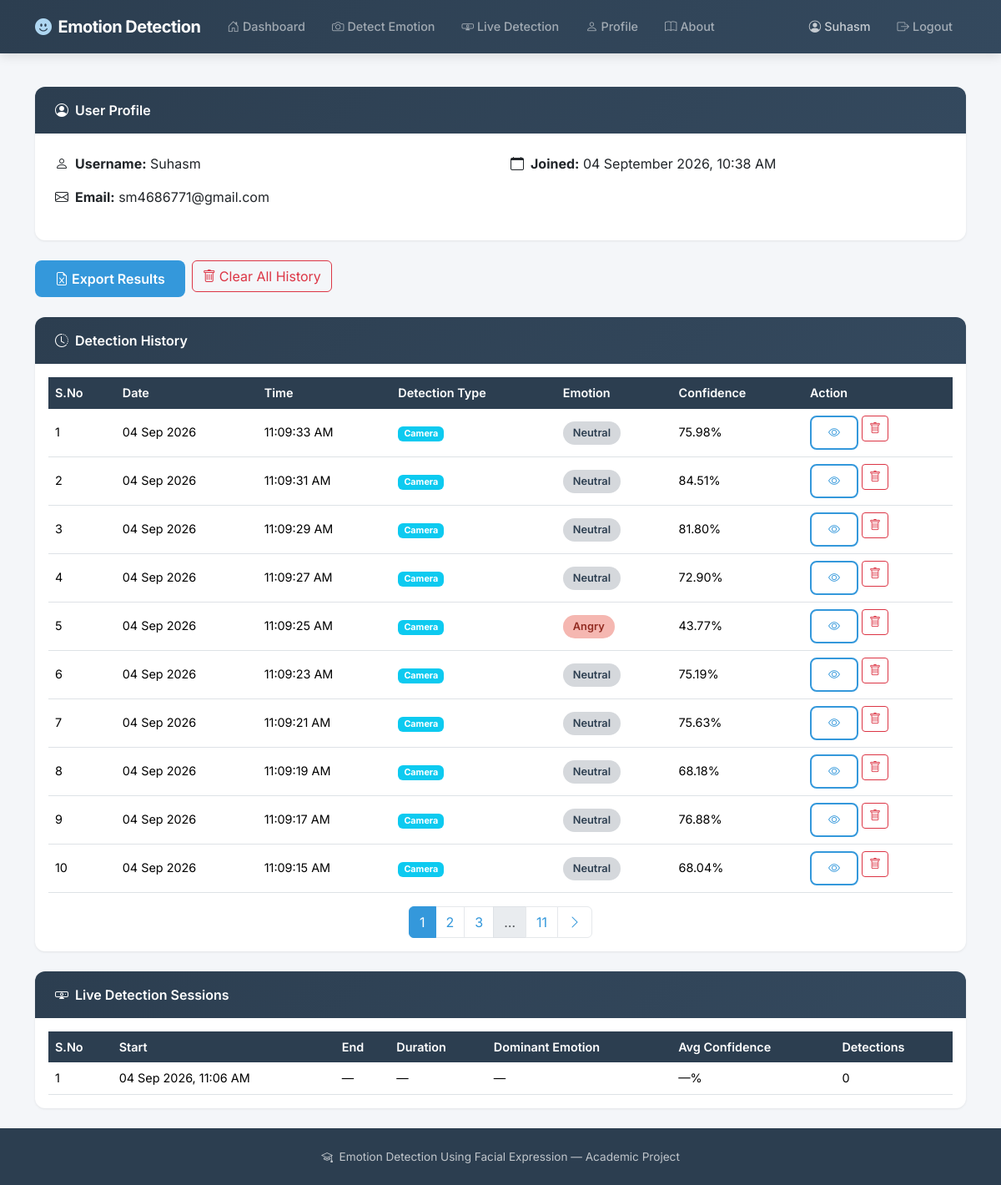
Screenshot of /profile (signed in) with the database file from the repository.
### models/user.py (models this page shows, shortened)
class User(UserMixin, db.Model):
    __tablename__ = 'users'
    id = db.Column(db.Integer, primary_key=True)
    username = db.Column(db.String(80), unique=True, nullable=False, index=True)
    email = db.Column(db.String(120), unique=True, nullable=False, index=True)
    password_hash = db.Column(db.String(256), nullable=False)
    created_at = db.Column(db.DateTime, default=lambda: datetime.now(timezone.utc))
    updated_at = db.Column(db.DateTime, default=lambda: datetime.now(timezone.utc),
                           onupdate=lambda: datetime.now(timezone.utc))
    detections = db.relationship('Detection', backref='user', lazy='dynamic',
                                 cascade='all, delete-orphan')
    live_sessions = db.relationship('LiveSession', backref='user', lazy='dynamic',
                                    cascade='all, delete-orphan')

### models/detection.py (models this page shows, shortened)
class Detection(db.Model):
    __tablename__ = 'detections'
    id = db.Column(db.Integer, primary_key=True)
    user_id = db.Column(db.Integer, db.ForeignKey('users.id'), nullable=False, index=True)
    detection_type = db.Column(db.String(20), nullable=False, default='image')
    emotion = db.Column(db.String(50), nullable=False)
    confidence = db.Column(db.Float, nullable=False)
    image_path = db.Column(db.String(500), nullable=True)
    detected_at = db.Column(db.DateTime, nullable=False,
                            default=lambda: datetime.now(timezone.utc))
    session_id = db.Column(db.String(100), nullable=True, index=True)
    face_count = db.Column(db.Integer, nullable=True, default=1)
    processing_time = db.Column(db.Float, nullable=True)

### models/live_session.py (models this page shows, shortened)
class LiveSession(db.Model):
    __tablename__ = 'live_sessions'
    id = db.Column(db.Integer, primary_key=True)
    user_id = db.Column(db.Integer, db.ForeignKey('users.id'), nullable=False, index=True)
    started_at = db.Column(db.DateTime, nullable=False)
    ended_at = db.Column(db.DateTime, nullable=True)
    duration_seconds = db.Column(db.Integer, nullable=True, default=0)
    dominant_emotion = db.Column(db.String(50), nullable=True)
    average_confidence = db.Column(db.Float, nullable=True)
    total_detections = db.Column(db.Integer, nullable=True, default=0)
    created_at = db.Column(db.DateTime, default=lambda: datetime.now(timezone.utc))

### routes/dashboard.py (the view)
@dashboard_bp.route('/profile')
@login_required
def profile():
    page = request.args.get('page', 1, type=int)
    per_page = 10
    detections = (
        Detection.query
        .filter_by(user_id=current_user.id)
        .order_by(Detection.detected_at.desc())
        .paginate(page=page, per_page=per_page, error_out=False)
    )
    live_sessions = (
        LiveSession.query
        .filter_by(user_id=current_user.id)
        .order_by(LiveSession.created_at.desc())
        .all()
    )
    return render_template('user_module.html',
                           detections=detections,
                           live_sessions=live_sessions)

### utils/emotion_predictor.py (called while the page is built)
    def is_available(self):
        return self._available

    def get_status_message(self):
        return self._status_message

### templates/user_module.html (shortened to what this page needs)
{% extends "base.html" %}
{% block content %}
<div class="card mb-4">
    <div class="card-header">
        <i class="bi bi-person-circle me-2"></i>User Profile
    </div>
    <div class="card-body p-4">
        <div class="row">
            <div class="col-md-6">
                <p><strong><i class="bi bi-person me-2"></i>Username:</strong> {{ current_user.username }}</p>
                <p><strong><i class="bi bi-envelope me-2"></i>Email:</strong> {{ current_user.email }}</p>
            </div>
            <div class="col-md-6">
                <p><strong><i class="bi bi-calendar me-2"></i>Joined:</strong>
                    {{ current_user.created_at.strftime('%d %B %Y, %I:%M %p') if current_user.created_at else '—' }}
                </p>
            </div>
        </div>
    </div>
</div>
<div class="d-flex flex-wrap gap-2 mb-4">
    <a href="{{ url_for('export.export_results') }}" class="btn btn-accent">
        <i class="bi bi-file-earmark-excel me-1"></i>Export Results
    </a>
    <form method="POST" action="{{ url_for('detection.clear_history') }}"
          onsubmit="return confirm('Are you sure you want to clear ALL your detection history? This action cannot be undone.');">
        <button type="submit" class="btn btn-outline-danger">
            <i class="bi bi-trash me-1"></i>Clear All History
        </button>
    </form>
</div>
<div class="card mb-4">
    <div class="card-header">
        <i class="bi bi-clock-history me-2"></i>Detection History
    </div>
    <div class="card-body">
        {% if detections.items %}
        <div class="table-responsive">
            <table class="table history-table mb-0">
                <thead>
                    <tr>
                        <th>S.No</th>
                        <th>Date</th>
                        <th>Time</th>
                        <th>Detection Type</th>
                        <th>Emotion</th>
                        <th>Confidence</th>
                        <th>Action</th>
                    </tr>
                </thead>
                <tbody>
                    {% for d in detections.items %}
                    <tr>
                        <td>{{ (detections.page - 1) * detections.per_page + loop.index }}</td>
                        <td>{{ d.detected_at.strftime('%d %b %Y') if d.detected_at else '—' }}</td>
                        <td>{{ d.detected_at.strftime('%I:%M:%S %p') if d.detected_at else '—' }}</td>
                        <td>
                            <span class="badge bg-{{ 'primary' if d.detection_type == 'image' else 'info' }}">
                                {{ d.detection_type|capitalize }}
                            </span>
                        </td>
                        <td><span class="badge-emotion badge-{{ d.emotion }}">{{ d.emotion }}</span></td>
                        <td>{{ '%.2f'|format(d.confidence) }}%</td>
                        <td>
                            <div class="d-flex gap-1">
                                <a href="{{ url_for('detection.view_saved_result', detection_id=d.id) }}"
                                   class="btn btn-sm btn-outline-accent" title="View Result">
                                    <i class="bi bi-eye"></i>
                                </a>
                                <form method="POST" action="{{ url_for('detection.delete_result', detection_id=d.id) }}"
                                      onsubmit="return confirm('Delete this detection result?');" class="d-inline">
                                    <button type="submit" class="btn btn-sm btn-outline-danger" title="Delete">
                                        <i class="bi bi-trash"></i>
                                    </button>
                                </form>
                            </div>
                        </td>
                    </tr>
                    {% endfor %}
                </tbody>
            </table>
        </div>
        {% if detections.pages > 1 %}
        <nav class="mt-3">
            <ul class="pagination justify-content-center mb-0">
                {% for p in detections.iter_pages(left_edge=1, right_edge=1, left_current=2, right_current=2) %}
                    {% if p %}
                    <li class="page-item {{ 'active' if p == detections.page }}">
                        <a class="page-link" href="{{ url_for('dashboard.profile', page=p) }}">{{ p }}</a>
                    </li>
                    {% else %}
                    <li class="page-item disabled"><span class="page-link">…</span></li>
                    {% endif %}
                {% endfor %}
                {% if detections.has_next %}
                <li class="page-item">
                    <a class="page-link" href="{{ url_for('dashboard.profile', page=detections.next_num) }}">
                        <i class="bi bi-chevron-right"></i>
                    </a>
                </li>
                {% endif %}
            </ul>
        </nav>
        {% endif %}
        {% else %}
        <div class="empty-state">
            <i class="bi bi-inbox"></i>
            <h5>No emotion detection results yet</h5>
            <p>Your saved detection results will appear here.</p>
        </div>
        {% endif %}
    </div>
</div>
{% if live_sessions %}
<div class="card">
    <div class="card-header">
        <i class="bi bi-webcam me-2"></i>Live Detection Sessions
    </div>
    <div class="card-body">
        <div class="table-responsive">
            <table class="table history-table mb-0">
                <thead>
                    <tr>
                        <th>S.No</th>
                        <th>Start</th>
                        <th>End</th>
                        <th>Duration</th>
                        <th>Dominant Emotion</th>
                        <th>Avg Confidence</th>
                        <th>Detections</th>
                    </tr>
                </thead>
                <tbody>
                    {% for s in live_sessions %}
                    <tr>
                        <td>{{ loop.index }}</td>
                        <td>{{ s.started_at.strftime('%d %b %Y, %I:%M %p') if s.started_at else '—' }}</td>
                        <td>{{ s.ended_at.strftime('%d %b %Y, %I:%M %p') if s.ended_at else '—' }}</td>
                        <td>
                            {% if s.duration_seconds %}
                                {{ '%02d:%02d'|format(s.duration_seconds // 60, s.duration_seconds % 60) }}
                            {% else %}
                                —
                            {% endif %}
                        </td>
                        <td>
                            {% if s.dominant_emotion %}
                            <span class="badge-emotion badge-{{ s.dominant_emotion }}">{{ s.dominant_emotion }}</span>
                            {% else %}
                            —
                            {% endif %}
                        </td>
                        <td>{{ '%.2f'|format(s.average_confidence) if s.average_confidence else '—' }}%</td>
                        <td>{{ s.total_detections or 0 }}</td>
                    </tr>
                    {% endfor %}
                </tbody>
            </table>
        </div>
    </div>
</div>
{% endif %}
{% endblock %}

### templates/base.html (shortened to what this page needs)
<!DOCTYPE html>
<html lang="en">
<head>
    <link href="https://cdn.jsdelivr.net/npm/bootstrap@5.3.2/dist/css/bootstrap.min.css" rel="stylesheet">
    <link href="https://cdn.jsdelivr.net/npm/bootstrap-icons@1.11.2/font/bootstrap-icons.css" rel="stylesheet">
    <link href="{{ url_for('static', filename='css/style.css') }}" rel="stylesheet">
</head>
<body>
    <nav class="navbar navbar-expand-lg navbar-dark">
        <div class="container">
            <a class="navbar-brand" href="{{ url_for('dashboard.home') if current_user.is_authenticated else '#' }}">
                <i class="bi bi-emoji-smile-fill me-2"></i>Emotion Detection
            </a>
            <div class="collapse navbar-collapse" id="navbarNav">
                {% if current_user.is_authenticated %}
                <ul class="navbar-nav me-auto">
                    <li class="nav-item">
                        <a class="nav-link" href="{{ url_for('dashboard.home') }}">
                            <i class="bi bi-house-door me-1"></i>Dashboard
                        </a>
                    </li>
                    <li class="nav-item">
                        <a class="nav-link" href="{{ url_for('detection.detect_page') }}">
                            <i class="bi bi-camera me-1"></i>Detect Emotion
                        </a>
                    </li>
                    <li class="nav-item">
                        <a class="nav-link" href="{{ url_for('detection.live_detection_page') }}">
                            <i class="bi bi-webcam me-1"></i>Live Detection
                        </a>
                    </li>
                    <li class="nav-item">
                        <a class="nav-link" href="{{ url_for('dashboard.profile') }}">
                            <i class="bi bi-person me-1"></i>Profile
                        </a>
                    </li>
                    <li class="nav-item">
                        <a class="nav-link" href="{{ url_for('dashboard.conclusion') }}">
                            <i class="bi bi-book me-1"></i>About
                        </a>
                    </li>
                </ul>
                <ul class="navbar-nav">
                    <li class="nav-item">
                        <span class="nav-link text-light opacity-75">
                            <i class="bi bi-person-circle me-1"></i>{{ current_user.username }}
                        </span>
                    </li>
                    <li class="nav-item">
                        <a class="nav-link" href="{{ url_for('auth.logout') }}">
                            <i class="bi bi-box-arrow-right me-1"></i>Logout
                        </a>
                    </li>
                </ul>
                {% endif %}
            </div>
        </div>
    </nav>
    <main class="container py-4">
        {% block content %}{% endblock %}
    </main>
    <footer class="footer">
        <div class="container text-center">
            <p class="mb-0">
                <i class="bi bi-mortarboard me-1"></i>
                Emotion Detection Using Facial Expression — Academic Project
            </p>
        </div>
    </footer>
</body>
</html>

### static/css/style.css (style rules this page uses)
:root { --primary: #2C3E50; --primary-light: #34495E; --primary-lighter: #5D6D7E; --accent: #3498DB; --accent-hover: #2980B9; --accent-light: #AED6F1; --success: #27AE60; --success-light: #A9DFBF; --warning: #F39C12; --warning-light: #FAD7A0; --danger: #E74C3C; --danger-light: #F5B7B1; --info: #17A2B8; --bg-body: #F4F6F9; --bg-card: #FFFFFF; --bg-dark: #1A252F; --text-primary: #2C3E50; --text-secondary: #5D6D7E; --text-muted: #95A5A6; --border-color: #E5E8EB; --shadow-sm: 0 1px 3px rgba(0, 0, 0, 0.08); --shadow-md: 0 4px 12px rgba(0, 0, 0, 0.1); --shadow-lg: 0 8px 24px rgba(0, 0, 0, 0.12); --radius-sm: 8px; --radius-md: 12px; --radius-lg: 16px; --transition: all 0.3s ease; }
body { font-family: 'Inter', -apple-system, BlinkMacSystemFont, sans-serif; background-color: var(--bg-body); color: var(--text-primary); min-height: 100vh; display: flex; flex-direction: column; }
main { flex: 1; }
.navbar { background: linear-gradient(135deg, var(--primary) 0%, var(--primary-light) 100%) !important; box-shadow: var(--shadow-md); padding: 0.75rem 0; }
.navbar-brand { font-weight: 700; font-size: 1.25rem; letter-spacing: -0.5px; }
.navbar-brand i { color: var(--accent-light); }
.nav-link { font-weight: 500; font-size: 0.9rem; padding: 0.5rem 1rem !important; border-radius: var(--radius-sm); transition: var(--transition); }
.card { border: none; border-radius: var(--radius-md); box-shadow: var(--shadow-sm); transition: var(--transition); overflow: hidden; }
.card-header { background: linear-gradient(135deg, var(--primary) 0%, var(--primary-light) 100%); color: white; font-weight: 600; border-bottom: none; padding: 1rem 1.5rem; }
.history-table { font-size: 0.9rem; }
.history-table th { background: var(--primary); color: white; font-weight: 600; border: none; white-space: nowrap; }
.history-table td { vertical-align: middle; }
.badge-emotion { padding: 0.4rem 0.75rem; border-radius: 20px; font-weight: 600; font-size: 0.8rem; }
.badge-Angry { background: #F5B7B1; color: #922B21; }
.badge-Neutral { background: #D5D8DC; color: #2C3E50; }
.footer { background: var(--primary); color: rgba(255, 255, 255, 0.7); padding: 1.5rem 0; font-size: 0.85rem; margin-top: auto; }
.btn-accent { background: var(--accent); color: white; border: none; font-weight: 600; padding: 0.625rem 1.5rem; border-radius: var(--radius-sm); transition: var(--transition); }
.btn-outline-accent { color: var(--accent); border: 2px solid var(--accent); background: transparent; font-weight: 600; padding: 0.5rem 1.25rem; border-radius: var(--radius-sm); transition: var(--transition); }
.page-link { color: var(--accent); border-color: var(--border-color); }
.page-item.active .page-link { background-color: var(--accent); border-color: var(--accent); }

### rows the page displays
User: username "Suhasm", email "sm4686771@gmail.com", created_at "04 September 2026, 10:38 AM"
Detection: page "1", detected_at "04 Sep 2026", detected_at "11:09:33 AM", detection_type "Camera", emotion "Neutral", confidence "75.98"
Detection: page "2", detected_at "04 Sep 2026", detected_at "11:09:31 AM", detection_type "Camera", emotion "Neutral", confidence "84.51"
Detection: page "3", detected_at "04 Sep 2026", detected_at "11:09:29 AM", detection_type "Camera", emotion "Neutral", confidence "81.80"
Detection: page "4", detected_at "04 Sep 2026", detected_at "11:09:27 AM", detection_type "Camera", emotion "Neutral", confidence "72.90"
Detection: page "5", detected_at "04 Sep 2026", detected_at "11:09:25 AM", detection_type "Camera", emotion "Angry", confidence "43.77"
Detection: page "6", detected_at "04 Sep 2026", detected_at "11:09:23 AM", detection_type "Camera", emotion "Neutral", confidence "75.19"
Detection: page "7", detected_at "04 Sep 2026", detected_at "11:09:21 AM", detection_type "Camera", emotion "Neutral", confidence "75.63"
Detection: page "8", detected_at "04 Sep 2026", detected_at "11:09:19 AM", detection_type "Camera", emotion "Neutral", confidence "68.18"
Detection: page "9", detected_at "04 Sep 2026", detected_at "11:09:17 AM", detection_type "Camera", emotion "Neutral", confidence "76.88"
Detection: page "10", detected_at "04 Sep 2026", detected_at "11:09:15 AM", detection_type "Camera", emotion "Neutral", confidence "68.04"
LiveSession: started_at "04 Sep 2026, 11:06 AM", ended_at "—", average_confidence "—", total_detections "0"

### other values shown
{{ p }} "1" "2" "3" "11"
